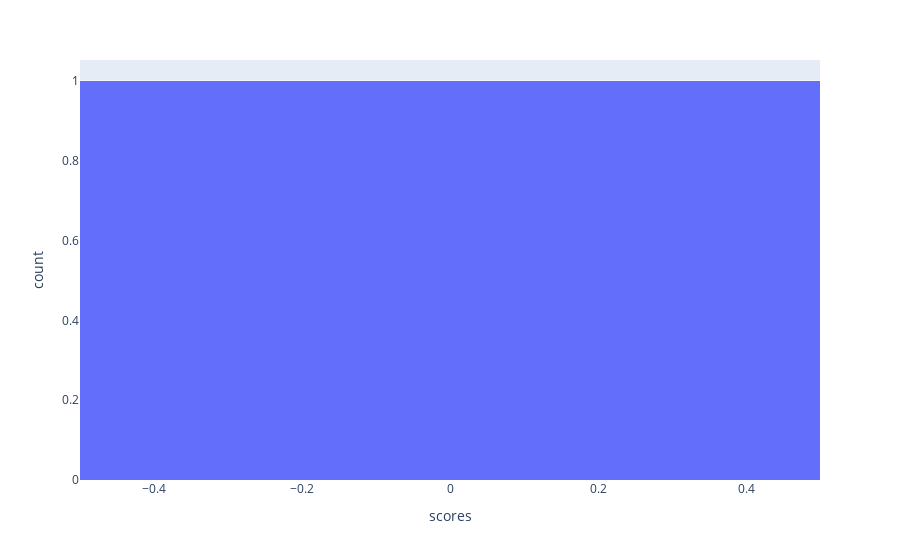

The notebook cell this image was saved under:
### Code cell
px.histogram(df, x="scores", y=None)

### Figure 1 — Plotly figure (JSON) as saved in the notebook; plotly's stock layout.template omitted (floating-point values rounded to 4 significant figures)
{"data": [{"alignmentgroup": "True", "bingroup": "x", "hovertemplate": "scores=%{x}<br>count=%{y}<extra></extra>", "legendgroup": "", "marker": {"color": "#636efa", "pattern": {"shape": ""}}, "name": "", "offsetgroup": "", "orientation": "v", "showlegend": false, "type": "histogram", "x": [0], "xaxis": "x", "yaxis": "y"}], "layout": {"autosize": true, "barmode": "relative", "legend": {"tracegroupgap": 0}, "margin": {"t": 60}, "xaxis": {"anchor": "y", "autorange": true, "domain": [0, 1], "range": [-0.5, 0.5], "title": {"text": "scores"}, "type": "linear"}, "yaxis": {"anchor": "x", "autorange": true, "domain": [0, 1], "range": [0, 1.053], "title": {"text": "count"}}}}
